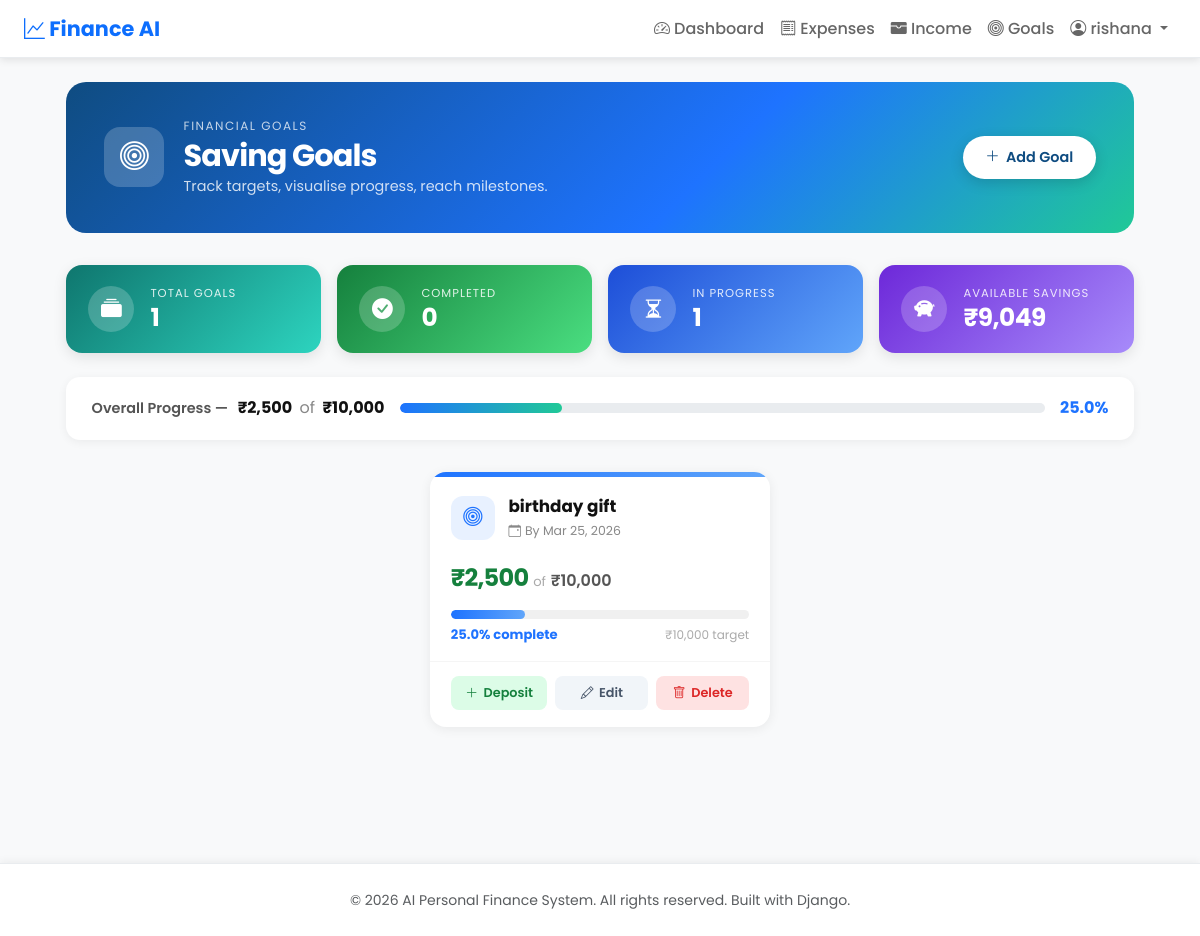
The app's page /saving-goals/ (signed in), older data.
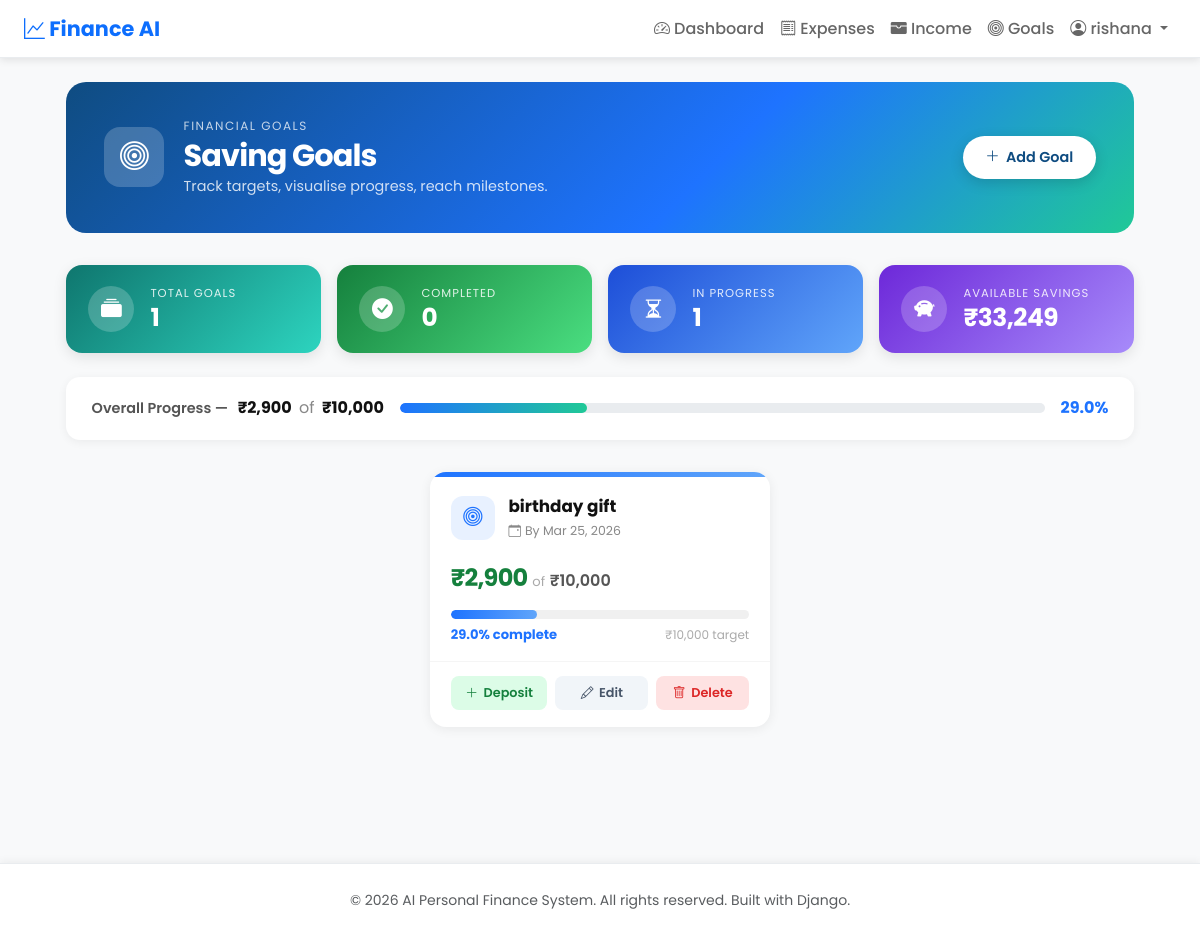
The same page, newer data.
### expenses/models.py (models this page shows, shortened)
class SavingGoal(models.Model):
    user = models.ForeignKey(User, on_delete=models.CASCADE, related_name='saving_goals')
    title = models.CharField(max_length=100)
    target_amount = models.DecimalField(
        max_digits=12,
        decimal_places=2,
        validators=[MinValueValidator(Decimal('0.01'))]
    )
    saved_amount = models.DecimalField(
        max_digits=12,
        decimal_places=2,
        default=Decimal('0.00'),
        validators=[MinValueValidator(Decimal('0.00'))]
    )
    deadline = models.DateField(null=True, blank=True)
    created_at = models.DateTimeField(auto_now_add=True)
    class Meta:
        ordering = ['-deadline', '-created_at']
    @property
    def progress(self):
        if self.target_amount > 0:
            return round((self.saved_amount / self.target_amount) * 100, 1)
        return 0.0

### expenses/views.py (the view)
# urls.py: path('saving-goals/', views.goals_dashboard, name='goals_dashboard'),
@login_required
@user_passes_test(is_regular_user, redirect_field_name=None)
def goals_dashboard(request):
	if request.user.is_staff or request.user.is_superuser:
		return redirect('admin_dashboard')
	saving_goals = SavingGoal.objects.filter(user=request.user)
	total_goals = saving_goals.count()
	completed_goals = sum(1 for g in saving_goals if g.progress >= 100)
	in_progress_goals = total_goals - completed_goals
	total_saved   = saving_goals.aggregate(s=Sum('saved_amount'))['s'] or Decimal('0.00')
	total_target  = saving_goals.aggregate(s=Sum('target_amount'))['s'] or Decimal('0.00')
	overall_pct   = round((total_saved / total_target) * 100, 1) if total_target > 0 else 0.0
	all_income   = Income.objects.filter(user=request.user).aggregate(s=Sum('amount'))['s'] or Decimal('0.00')
	all_expenses = Expense.objects.filter(user=request.user).aggregate(s=Sum('amount'))['s'] or Decimal('0.00')
	goal_allocated = saving_goals.aggregate(s=Sum('saved_amount'))['s'] or Decimal('0.00')
	available_savings = max(all_income - all_expenses - goal_allocated, Decimal('0.00'))
	context = {
		'saving_goals': saving_goals,
		'total_goals': total_goals,
		'completed_goals': completed_goals,
		'in_progress_goals': in_progress_goals,
		'total_saved': total_saved,
		'total_target': total_target,
		'overall_pct': overall_pct,
		'available_savings': available_savings,
	}
	return render(request, 'goals_dashboard.html', context)

### expenses/views.py (called while the page is built)
def is_regular_user(user):
	return not (user.is_staff or user.is_superuser)

### expenses/templates/goals_dashboard.html (shortened to what the changed rows need)
{% extends 'base.html' %}
{% load humanize %}
{% block content %}
<div class="goals-page">
  <div class="goals-hero">
    <div class="goals-hero-content">
      <div class="hero-left">
        <div>
          <h1 class="hero-title">Saving Goals</h1>
        </div>
      </div>
    </div>
  </div>
  <div class="stat-grid">
    <div class="stat-card stat-purple">
      <div class="stat-info">
        <span class="stat-label">Available Savings</span>
        <span class="stat-value">₹{{ available_savings|floatformat:0|intcomma }}</span>
      </div>
    </div>
  </div>
  {% if total_goals > 0 %}
  <div class="overall-progress-card">
    <div class="op-left">
      <span class="op-label">Overall Progress —</span>
      <span class="op-amounts">₹{{ total_saved|floatformat:0|intcomma }} <span class="op-of">of</span> ₹{{ total_target|floatformat:0|intcomma }}</span>
    </div>
    <div class="op-right">
      <div class="op-bar-track">
        <div class="op-bar-fill {% if overall_pct >= 100 %}done{% endif %}"
             style="width: {% if overall_pct > 100 %}100{% else %}{{ overall_pct }}{% endif %}%;" ></div>
      </div>
      <span class="op-pct {% if overall_pct >= 100 %}text-done{% endif %}">{{ overall_pct }}%</span>
    </div>
  </div>
  {% endif %}
  {% if saving_goals %}
  <div class="row g-4 justify-content-center">
    {% for goal in saving_goals %}
    {% with pct=goal.progress %}
    <div class="col-lg-4 col-md-6 col-sm-12">
    <div class="goal-card h-100 {% if pct >= 100 %}goal-done{% endif %}">
      <div class="goal-stripe {% if pct >= 100 %}stripe-done{% elif pct >= 60 %}stripe-warn{% else %}stripe-active{% endif %}"></div>
      <div class="goal-header">
        <div class="goal-icon {% if pct >= 100 %}goal-icon-done{% elif pct >= 60 %}goal-icon-warn{% else %}goal-icon-active{% endif %}">
          {% if pct >= 100 %}
            <i class="bi bi-trophy-fill"></i>
          {% elif pct >= 60 %}
            <i class="bi bi-lightning-charge-fill"></i>
          {% else %}
            <i class="bi bi-bullseye"></i>
          {% endif %}
        </div>
        <div class="goal-title-wrap">
          <h2 class="goal-title">{{ goal.title }}</h2>
          <span class="goal-deadline">
            {% if goal.deadline %}
              <i class="bi bi-calendar-event me-1"></i>By {{ goal.deadline|date:"M d, Y" }}
            {% else %}
              <i class="bi bi-infinity me-1"></i>No deadline
            {% endif %}
          </span>
        </div>
      </div>
      <div class="goal-amounts">
        <span class="saved-amount">₹{{ goal.saved_amount|floatformat:0|intcomma }}</span>
        <span class="of-text">of</span>
        <span class="target-amount">₹{{ goal.target_amount|floatformat:0|intcomma }}</span>
      </div>
      <div class="gp-track">
        <div class="gp-fill {% if pct >= 100 %}gp-done{% elif pct >= 60 %}gp-warn{% else %}gp-active{% endif %}"
             style="width: {% if pct > 100 %}100{% else %}{{ pct }}{% endif %}%;"
             data-pct="{{ pct }}"></div>
      </div>
      <div class="gp-label-row">
        <span class="gp-pct {% if pct >= 100 %}gp-pct-done{% endif %}">{{ pct }}% complete</span>
        <span class="gp-remain">₹{{ goal.target_amount|floatformat:0|intcomma }} target</span>
      </div>
      <div class="goal-actions">
        <a href="{% url 'deposit_saving_goal' goal.id %}" class="gaction gaction-deposit" title="Deposit Money">
          <i class="bi bi-plus-lg"></i>
          <span>Deposit</span>
        </a>
        <a href="{% url 'edit_saving_goal' goal.id %}" class="gaction gaction-edit" title="Edit Goal">
          <i class="bi bi-pencil"></i>
          <span>Edit</span>
        </a>
        <a href="{% url 'delete_saving_goal' goal.id %}" class="gaction gaction-delete" title="Delete Goal">
          <i class="bi bi-trash"></i>
          <span>Delete</span>
        </a>
      </div>
    </div>
    </div>
    {% endwith %}
    {% endfor %}
  </div>
  {% endif %}
</div>
{% endblock %}

Row changes from the older to the newer data that the page shows:
changed SavingGoal "birthday gift": saved_amount "2,500" → "2,900"; {{ pct }} 25.0 → 29.0 (drawn); progress "25.0" → "29.0"
Text that changed along with them:
{{ available_savings|floatformat:0|intcomma }}: "9,049" → "33,249"
{{ total_saved|floatformat:0|intcomma }}: "2,500" → "2,900"
{{ overall_pct }}: 25.0 → 29.0 (drawn)
{{ overall_pct }}: "25.0" → "29.0"
